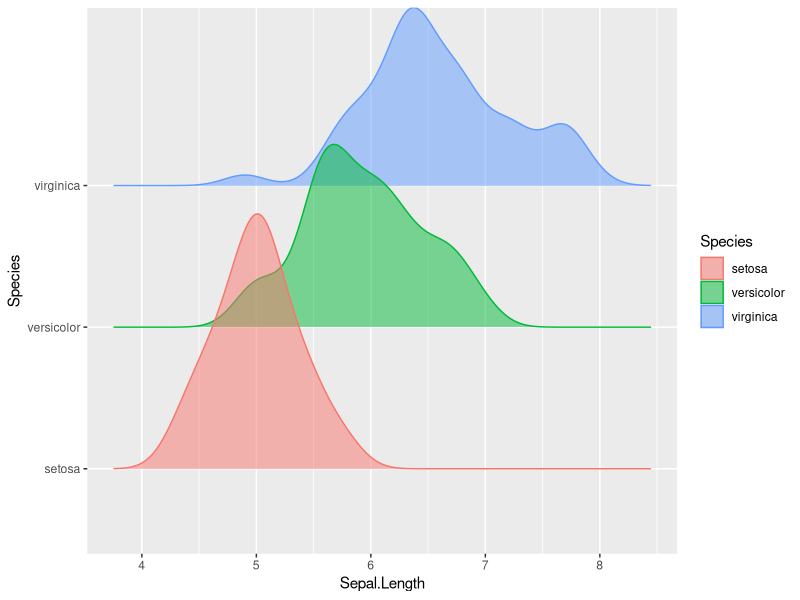

The R script that drew this image:
#!/bin/env -S Rscript --vanilla
#SBATCH --cpus-per-task 4
#SBATCH --mem-per-cpu 4G
#SBATCH --exclude cc011        # unreliable node
#SBATCH --mail-type END,FAIL   # get an email when this finishes or fails

## Load needed libraries
library(ggplot2)
library(ggridges)

pdf("ridgeplot_example.pdf")
ggplot(iris, aes(x = Sepal.Length,
                 y = Species,
                 color = Species,
                 fill = Species)) +
geom_density_ridges(alpha = 0.5)
dev.off()

message("********Finished********")

# Save session info for provenance purposes
sessionInfo()
